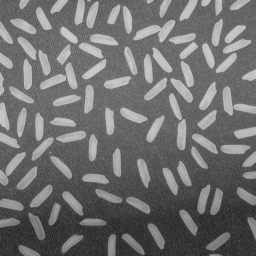
#> input picture 03/rice.png, 256 x 256 px
$ python hw_04.py   (Python 2 division)   (older library calls are emulated)
#> lines starting #> are read from the running program, lines starting #| are printed output that depends on the picture; after the words box and inside, x2 and y2 are one past the last pixel; in counts of white or black regions, pixels touching at a corner belong together; long printed decimals are rounded
# -*- coding:utf-8 -*-
"""
使用米粒图像，分割得到各米粒，首先计算各区域(米粒)的面积、长度等信息，
进一步计算面积、长度的均值及方差，分析落在3sigma范围内米粒的数量
"""

import cv2
import numpy as np

from matplotlib import pyplot as plt

ksize = (3, 3)

# 读取图片
src = cv2.imread('./rice.png')
#> src is the input picture: shape (256, 256, 3); min 40, max 204, mean 111.2

# 查看图像,发现有很多噪点
# cv2.imshow('原图', src)

# 复制图像
img = src.copy()

# 先做灰度处理
gray_img = cv2.cvtColor(img, cv2.COLOR_BGRA2GRAY)

# cv2.calcHist();


#  图形形态学 去噪 效果不错
#
gs_img = cv2.morphologyEx(gray_img, cv2.MORPH_OPEN, (5, 5))
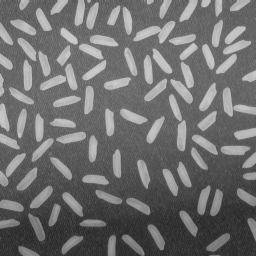
#> gs_img: shape (256, 256); min 40, max 204, mean 110.6
# gs_img = cv2.morphologyEx(gray_img, cv2.MORPH_CLOSE, (5, 5))

# 先用高斯滤波,得到清晰图像(jieguobingbulixiang)
# gs_img = cv2.GaussianBlur(img, ksize, 0)

# 大津算法分割图像
ret, t_img = cv2.threshold(gs_img, 80, 255, cv2.THRESH_OTSU)
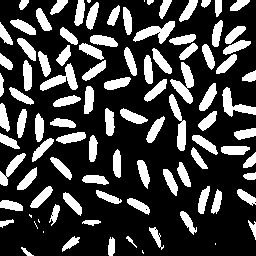
#> t_img: shape (256, 256); 25.9% white; 99 white regions (8 under 20 px), largest, box (x1, y1, x2, y2) and area: (170, 62, 194, 104) 449, (133, 21, 175, 44) 431, (40, 63, 78, 91) 422
#> ret = 130

# cv2.imshow('高斯滤波处理图', gs_img)

# sobel

# s_img = cv2.Sobel(gs_img,cv2.CV_64F, 0, 1, ksize)

# cv2.imshow('Sobel img', s_img)

#  canny 这个参数范围内表现不错，
# https://blog.csdn.net/on2way/article/details/46812121
c_img = cv2.Canny(gs_img, 100, 300, True)
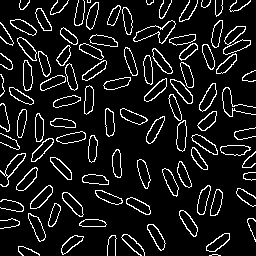
#> c_img: shape (256, 256); 9.9% white in thin lines or dots


# cv2.imshow('canny边缘检测后图', c_img)

# 再用大津算法分割图像，测试阈值范围：(0,50)（10,250），（10,200），（10,150），（10,100），（10,50）；（50,250），（50,200），
# ret, t_img = cv2.threshold(c_img, 10, 300, cv2.THRESH_OTSU)

# 使用自适应阈值分割，效果也不好，同大津算法；自适应阈中，参数thrshhodtype 只能是THRESH_BINARY或THRESH_BINARY_INV,否则报找不到类型错误
# t_img = cv2.adaptiveThreshold(c_img, 200, cv2.ADAPTIVE_THRESH_MEAN_C, cv2.THRESH_BINARY, 5, 0)

# 统计米粒数量,长宽,面积等信息;
# 统计所有轮廓,统计,返回 contours 定義爲“vector<vector<Point>>contours”，是一個向量，
# 並且是一個二維向量，向量內每個元素保存了一組由連續的Point點構成的點的集合的向量，每一組Point點集就是一個輪廓。有多少輪廓，向量contours就有多少元素
con_img, conts, hcy = cv2.findContours(t_img, cv2.RETR_TREE, cv2.CHAIN_APPROX_NONE)
#> conts = 106 contours, 16 with area under 20; largest, box (x1, y1, x2, y2) and area: (170, 62, 194, 104) 390, (133, 21, 175, 44) 378, (40, 63, 78, 91) 363, (169, 94, 186, 151) 348, (222, 87, 256, 117) 336; hcy = 106 rows, first 6: [1, -1, -1, -1], [2, 0, -1, -1], [3, 1, -1, -1], [4, 2, -1, -1], [5, 3, -1, -1], [6, 4, -1, -1]

ric = [] # 每个米粒的长度和面积
area_l = []  # 所有米粒的面积
arcl_l = []  # 所有米粒的周长

rec_img = []

# 计算各米粒面积和周长,并给米粒圈方框
for c in conts:
    area = cv2.contourArea(c)  # 计算每个米粒面积
    l = cv2.arcLength(c, True)  # 计算每个完整的米粒周长
    if area < 10:  # 过小的可能是噪声，过滤之；
        continue
    ric.append([area, l])
    area_l.append(area)
    arcl_l.append(l)


    """
    传入图像轮廓，xy是左上角的点，wh是矩形边框宽度高度
    """
    x, y, w, h = cv2.boundingRect(c)
    # 给每个米粒画上包围矩形
    cv2.rectangle(img, (x, y),  (x+w, y+h), (0, 0, 255))

    # 获得最小的矩形轮廓，可能带旋转角度
    rect = cv2.minAreaRect(c)

    # 计算最小区域坐标
    box = cv2.boxPoints(rect)

    # 坐标规范化为整数
    box = np.int0(box)

    # 画出轮廓
    cv2.drawContours(img, [box], 0, (0, 0, 255), 1)

    print '米粒面积 %s, 米粒周长 %s' % (area,l)
#> this loop made 106 passes
#> (area, l, x, y, w, h, rect, box) on passes 2, 4, 5, 6, 8: (30.5, 32.38, 21, 247, 13, 9, ((26.32, 251.8), (3.95, 14.3), -48.81), [[30, 257], [19, 248], [22, 245], [33, 255]]), (89.5, 46.73, 108, 237, 7, 19, ((111, 246), (18, 6), -90), [[114, 255], [108, 255], [108, 237], [114, 237]]), (21.5, 32.04, 126, 236, 11, 12, ((131.5, 241.5), (2.83, 14.14), -45), [[135, 247], [125, 237], [127, 235], [137, 245]]), (98.5, 54.18, 62, 236, 18, 16, ((69.81, 243), (21.91, 7.49), -33.69), [[62, 252], [58, 245], [76, 233], [80, 239]]), (99.5, 71.36, 149, 227, 15, 23, ((157, 236.9), (7.24, 25.06), -29.36), [[160, 249], [147, 227], [154, 224], [166, 246]])
#| 米粒面积 30.5, 米粒周长 32.385
#| 米粒面积 89.5, 米粒周长 46.728
#| 米粒面积 21.5, 米粒周长 32.042
#| 米粒面积 98.5, 米粒周长 54.184
#| 米粒面积 99.5, 米粒周长 71.355
#| 米粒面积 48.0, 米粒周长 52.627
#| 米粒面积 54.5, 米粒周长 42.728
#| 米粒面积 46.0, 米粒周长 37.314
#> (further printed lines are left out)
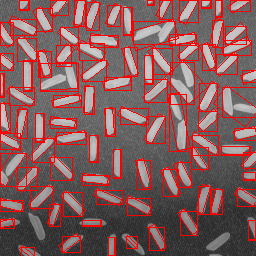
#> img: shape (256, 256, 3); 16.45% of pixels changed, all inside (x1, y1, x2, y2) = (0, 0, 256, 256)
#> after the loop, arcl_l = 91 values, max 138.4 at index 55, min 17.66 at index 87, mean 63.32; area_l = 91 values, max 390 at index 55, min 17 at index 87, mean 158.1; ric = 91 pairs, first value 17 to 390, second value 17.66 to 138.4


# ric[] 第一个值是图形总面积,总周长,不计入均值统计
del ric[0]
del area_l[0]  # 删除第一个值,第一个值是大图形总面积,
del arcl_l[0]  # 同理

area_l.sort()
arcl_l.sort()

del area_l[len(arcl_l)-1]
del area_l[len(area_l)-1]


# 计算米粒面积和周长的均值
avg_area = np.mean(area_l)
#> avg_area = 154.4
avg_arcl = np.mean(arcl_l)
#> avg_arcl = 63.66


# 求米粒面积和周长方差area_l[0]
var_area = np.var(area_l)
#> var_area = 3527.1
var_arcl = np.var(arcl_l)
#> var_arcl = 402.8

# 米粒标准差
std_area = np.std(area_l)
#> std_area = 59.39
std_arcl = np.std(arcl_l)
#> std_arcl = 20.07

print '米粒均长 %s, 面积 %s; \r 周长方差 %s, 面积方差 %s; \r 周长标准差 %s, 面积标准差 %s;' % \
      (avg_arcl, avg_area, var_arcl, var_area, std_arcl, std_area)
#| 米粒均长 63.659, 面积 154.398;  周长方差 402.836, 面积方差 3527.086;  周长标准差 20.071, 面积标准差 59.389;


# TODO 计算在3sigma之间的米粒数量
are_std_list = [] # 用来存储符合三个标准差之间的米粒的面积
for ar in area_l:
    if ar < (avg_area - 3*std_area) or ar > (avg_area + 3*std_area):
        continue

    are_std_list.append(ar)
#> this loop made 88 passes
#> ar on passes 1 to 12: 17, 21.5, 43, 46, 47, 48, 54.5, 54.5, 62.5, 81.5, 87, 89.5
#> after the loop, are_std_list = 85 values from 17 to 242

# 在3sigma之间米粒数量为：
# print '在3sigma之间米粒数量为：%s' % len(are_std_list)

# 用matlib显示图像
imgs = [src, gs_img, c_img, t_img, img] # 用来存储每个步骤处理过后的图片
# titles = ['原图', '高斯模糊', 'Canny边缘检测', '大津分割', '识别处理并加框'] # 每个图片对应标题
titles = ['orgin_img', 'noise elimination', 'canny', 'ostu', 'rectangle']

for i in range(len(imgs)):
    plt.subplot(2, 3, i+1), plt.imshow(imgs[i], 'gray')
    plt.title(titles[i])
    plt.xticks([]), plt.yticks([])
#> this loop made 5 passes

# TODO str = '在3sigma之间米粒数量为：%s' % len(are_std_list)
# plt.text(3, 10, '在3sigma之间米粒数量为：85', size = 10, rotation(30), ha='bottom', )
plt.show()
#> figure, not shown here; B, G, R data is drawn as R, G, B


cv2.waitKey(0)
